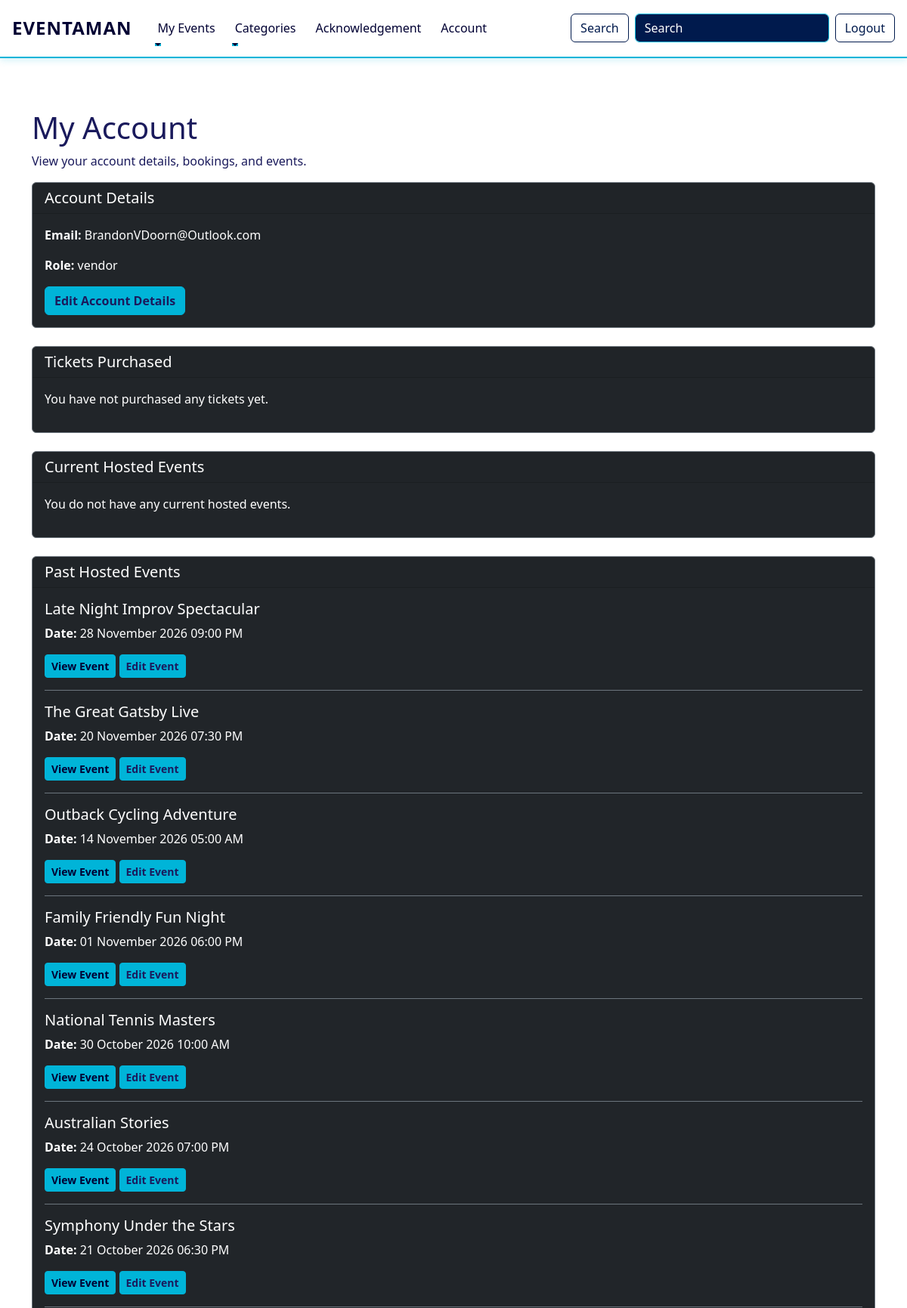
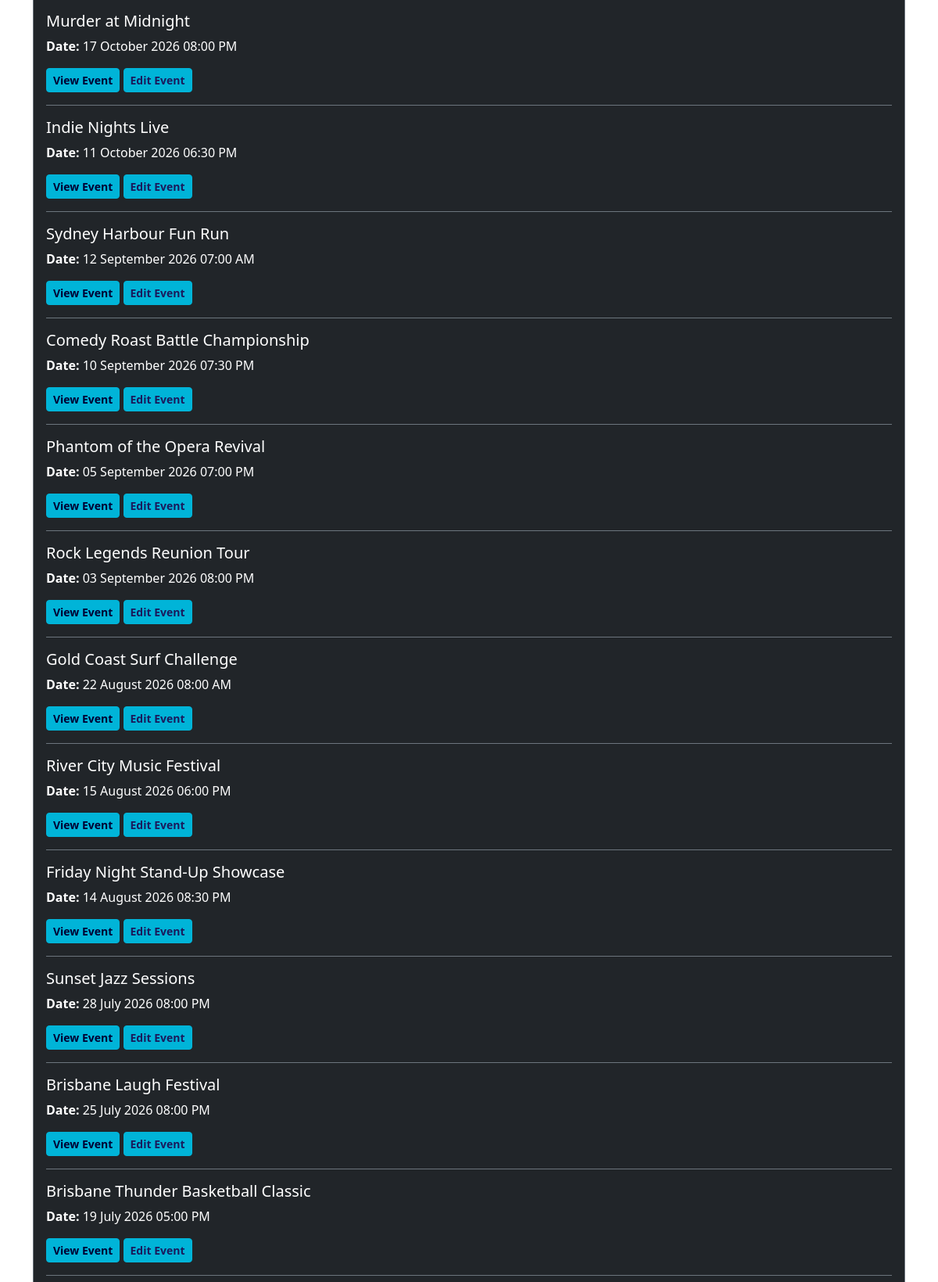
Page /auth/account (signed in, upper part) on the committed database (2 pictures, top to bottom).
### event_management/models.py (models this page shows, shortened)
class User(UserMixin, db.Model): # Inherits UserMixin to work with Flask-Login and db.Model for database assignment
    __tablename__ = 'users' # Assigns a tablename
    id = db.Column(db.Integer, primary_key=True) # Primary Key for each user
    email = db.Column(db.String(100), unique=True, nullable=False) # User Email Address
    role = db.Column(db.String(50), nullable=False, default='customer') # User role and sets it to default
    password_hash = db.Column(db.String(255), nullable=False) # Hashed Password
    comments = db.relationship('Comment', back_populates='user', cascade='all, delete-orphan')
    bookings = db.relationship('Booking', back_populates='user', cascade='all, delete-orphan')
    events = db.relationship('Event', backref='vendor', lazy=True)

class Event(db.Model):
    __tablename__ = 'events'
    id = db.Column(db.Integer, primary_key=True)
    vendor_id = db.Column(db.Integer, db.ForeignKey('users.id'), nullable=False)
    name = db.Column(db.String(100), nullable=False)
    organisation_name = db.Column(db.String(100), nullable=True)
    description = db.Column(db.Text, nullable=False)
    category = db.Column(db.String(50), nullable=False)
    price = db.Column(db.String(20))
    date = db.Column(db.DateTime, nullable=False)
    status = db.Column(db.String(50), default='Open')
    price = db.Column(db.Float)
    images = db.relationship('EventImage', back_populates='event', cascade='all, delete-orphan')
    comments = db.relationship('Comment', back_populates='event', cascade='all, delete-orphan')
    location_id = db.Column(db.Integer, db.ForeignKey('locations.id'), nullable=False)
    location = db.relationship('Location', back_populates='events')
    tickets_available = db.Column(db.Integer, nullable=False)
    tickets_sold = db.Column(db.Integer, nullable=False, default=0)
    bookings = db.relationship('Booking', back_populates='event', cascade='all, delete-orphan')
    acknowledgement_type = db.Column(db.String(20), nullable=False, default='none')
    acknowledgement_traditional_custodians = db.Column(db.String(200), nullable=True)
    acknowledgement_statement = db.Column(db.Text, nullable=True)
    acknowledgement_researched = db.Column(db.Boolean, default=False)
    acknowledgement_not_welcome = db.Column(db.Boolean, default=False)
    acknowledgement_respectful = db.Column(db.Boolean, default=False)

### event_management/auth.py (the view, shortened to what this page needs)
@authbp.route('/account')
@login_required
def account():
    current_events = []
    past_events = []
    upcoming_bookings = []
    past_bookings = []
    all_bookings = []
    all_bookings = Booking.query.filter(
        Booking.user_id == current_user.id
    ).order_by(Booking.created_at.desc()).all()
    if current_user.role == 'vendor':
        current_events = Event.query.filter(
            Event.vendor_id == current_user.id,
            Event.date >= datetime.now()
        ).order_by(Event.date.asc()).all()
        past_events = Event.query.filter(
            Event.vendor_id == current_user.id,
            Event.date < datetime.now()
        ).order_by(Event.date.desc()).all()
    return render_template(
        'auth/account.html',
        current_events=current_events,
        past_events=past_events,
        upcoming_bookings=upcoming_bookings,
        past_bookings=past_bookings,
        all_bookings=all_bookings
    )

### event_management/templates/auth/account.html (shortened to what this page needs)
{% extends "base.html" %}
{% block content %}
<div class="container mt-5 text-white">
    <h1>My Account</h1>
    <p>View your account details, bookings, and events.</p>
    <div class="card bg-dark text-white border-secondary mb-4">
        <div class="card-header">
            <h2 class="h5 mb-0">Account Details</h2>
        </div>
        <div class="card-body">
            <p><strong>Email:</strong> {{ current_user.email }}</p>
            <p><strong>Role:</strong> {{ current_user.role }}</p>
            <a href="#" class="btn btn-warning">
                Edit Account Details
            </a>
        </div>
    </div>
    <div class="card bg-dark text-white border-secondary mb-4">
        <div class="card-header">
            <h2 class="h5 mb-0">Tickets Purchased</h2>
        </div>
        <div class="card-body">
            {% if all_bookings %}
                {% for booking in all_bookings %}
                    <div class="border-bottom border-secondary pb-3 mb-3">
                        <h3 class="h5">{{ booking.event.name }}</h3>
                        <p>
                            <strong>Date:</strong>
                            {{ booking.event.date.strftime('%d %B %Y %I:%M %p') }}
                        </p>
                        <p>
                            <strong>Tickets Purchased:</strong>
                            {{ booking.quantity }}
                        </p>
                        <p>
                            <strong>Total Price:</strong>
                            ${{ booking.total_price }}
                        </p>
                        <a href="{{ url_for('events.show', id=booking.event.id) }}" class="btn btn-primary btn-sm">
                            View Event
                        </a>
                    </div>
                {% endfor %}
            {% else %}
                <p>You have not purchased any tickets yet.</p>
            {% endif %}
        </div>
    </div>
    {% if current_user.role == 'vendor' %}
        <div class="card bg-dark text-white border-secondary mb-4">
            <div class="card-header">
                <h2 class="h5 mb-0">Current Hosted Events</h2>
            </div>
            <div class="card-body">
                {% if current_events %}
                    {% for event in current_events %}
                        <div class="border-bottom border-secondary pb-3 mb-3">
                            <h3 class="h5">{{ event.name }}</h3>
                            <p>
                                <strong>Date:</strong>
                                {{ event.date.strftime('%d %B %Y %I:%M %p') }}
                            </p>
                            <p>
                                <strong>Tickets Remaining:</strong>
                                {{ event.tickets_remaining }}
                            </p>
                            <a href="{{ url_for('events.show', id=event.id) }}" class="btn btn-primary btn-sm">
                                View Event
                            </a>
                            <a href="{{ url_for('events.update', id=event.id) }}" class="btn btn-warning btn-sm">
                                Edit Event
                            </a>
                        </div>
                    {% endfor %}
                {% else %}
                    <p>You do not have any current hosted events.</p>
                {% endif %}
            </div>
        </div>
        <div class="card bg-dark text-white border-secondary mb-4">
            <div class="card-header">
                <h2 class="h5 mb-0">Past Hosted Events</h2>
            </div>
            <div class="card-body">
                {% if past_events %}
                    {% for event in past_events %}
                        <div class="border-bottom border-secondary pb-3 mb-3">
                            <h3 class="h5">{{ event.name }}</h3>
                            <p>
                                <strong>Date:</strong>
                                {{ event.date.strftime('%d %B %Y %I:%M %p') }}
                            </p>
                            <a href="{{ url_for('events.show', id=event.id) }}" class="btn btn-primary btn-sm">
                                View Event
                            </a>
                            <a href="{{ url_for('events.update', id=event.id) }}" class="btn btn-warning btn-sm">
                                Edit Event
                            </a>
                        </div>
                    {% endfor %}
                {% else %}
                    <p>You do not have any past hosted events.</p>
                {% endif %}
            </div>
        </div>
    {% endif %}
</div>
{% endblock %}

### event_management/static/css/stylesheet.css (style rules this page uses)
html, body { height: 100%; }
body { background-color: #ffffff; overflow-x: hidden; color: white; }
.card { background-color: #001a4d; border: 1px solid #00b4d8; color: white; }
.container { padding-bottom: 30px; }
.btn-primary { background-color: #00b4d8; border-color: #00b4d8; color: #000033; font-weight: 600; }
.btn-warning { background-color: #fcbf49; border-color: #fcbf49; color: #000033; font-weight: 600; }
a { color: #00b4d8; }
.container.text-white h1, .container.text-white h2, .container.text-white h3, .container.text-white h4, .container.text-white h5, .container.text-white h6, .container.text-white p, .container.text-white label { color: #1a1a5c !important; }
.container.mt-5.text-white > h1, .container.mt-5.text-white > p:first-of-type { color: #1a1a5c !important; }
.container.mt-5.text-white .card.text-white, .container.mt-5.text-white .card.text-white h2, .container.mt-5.text-white .card.text-white h3, .container.mt-5.text-white .card.text-white h4, .container.mt-5.text-white .card.text-white h5, .container.mt-5.text-white .card.text-white p, .container.mt-5.text-white .card.text-white strong, .container.mt-5.text-white .card-body.text-white, .container.mt-5.text-white .card-body.text-white h2, .container.mt-5.text-white .card-body.text-white h3, .container.mt-5.text-white .card-body.text-white p, .container.mt-5.text-white .card-body.text-white strong { color: white !important; }
.container.mt-5.text-white .btn-warning { color: #1a1a5c !important; background-color: #00b4d8 !important; border-color: #00b4d8 !important; }
.container.mt-5 .card-body .btn-warning { background-color: #00b4d8 !important; border-color: #00b4d8 !important; color: #1a1a5c !important; }

### rows in the picture
User: email "BrandonVDoorn@Outlook.com", role "vendor"
Event: name "Late Night Improv Spectacular", date "28 November 2026 09:00 PM"
Event: name "The Great Gatsby Live", date "20 November 2026 07:30 PM"
Event: name "Outback Cycling Adventure", date "14 November 2026 05:00 AM"
Event: name "Family Friendly Fun Night", date "01 November 2026 06:00 PM"
Event: name "National Tennis Masters", date "30 October 2026 10:00 AM"
Event: name "Australian Stories", date "24 October 2026 07:00 PM"
Event: name "Symphony Under the Stars", date "21 October 2026 06:30 PM"
Event: name "Murder at Midnight", date "17 October 2026 08:00 PM"
Event: name "Indie Nights Live", date "11 October 2026 06:30 PM"
Event: name "Sydney Harbour Fun Run", date "12 September 2026 07:00 AM"
Event: name "Comedy Roast Battle Championship", date "10 September 2026 07:30 PM"
Event: name "Phantom of the Opera Revival", date "05 September 2026 07:00 PM"
Event: name "Rock Legends Reunion Tour", date "03 September 2026 08:00 PM"
Event: name "Gold Coast Surf Challenge", date "22 August 2026 08:00 AM"
Event: name "River City Music Festival", date "15 August 2026 06:00 PM"
Event: name "Friday Night Stand-Up Showcase", date "14 August 2026 08:30 PM"
Event: name "Sunset Jazz Sessions", date "28 July 2026 08:00 PM"
Event: name "Brisbane Laugh Festival", date "25 July 2026 08:00 PM"
Event: name "Brisbane Thunder Basketball Classic", date "19 July 2026 05:00 PM"
